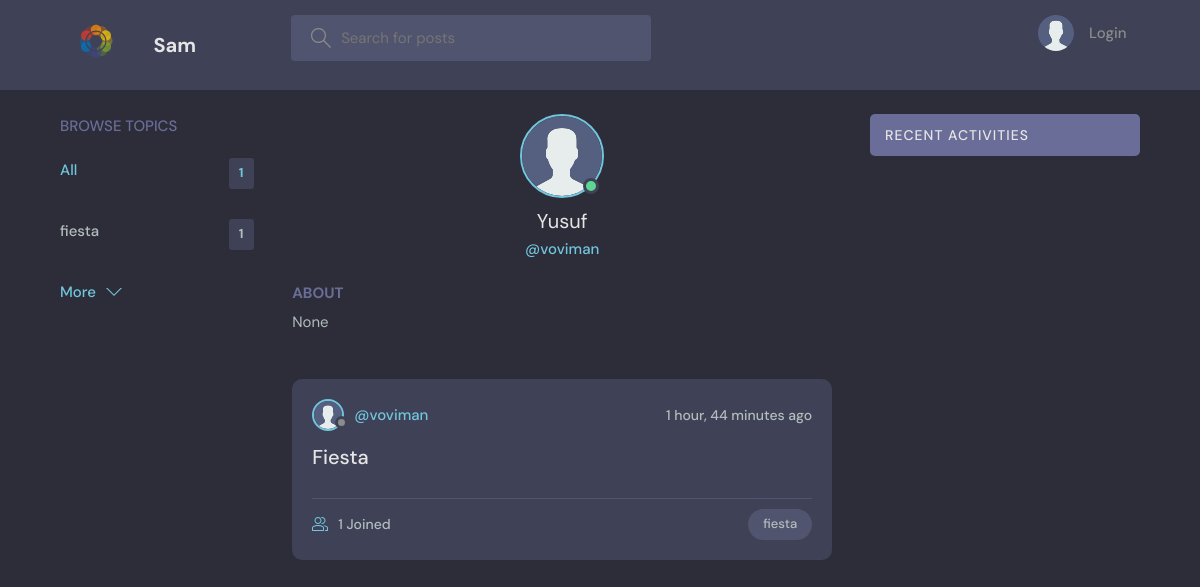
The app's page /profile/1/, older data.
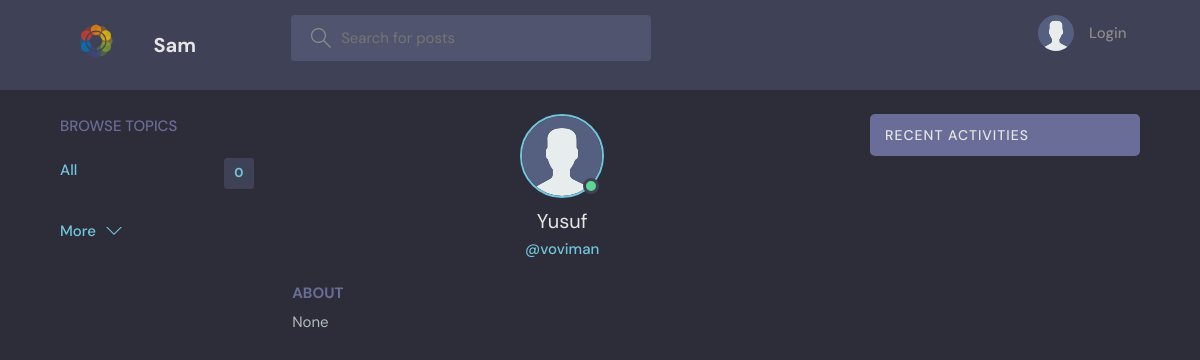
The same page, newer data.
### base/models.py (models this page shows, shortened)
class Topic(models.Model):
    name = models.CharField(max_length=200)

class User(AbstractUser):
    name = models.CharField(max_length=200, null=True)
    email = models.EmailField(unique=True, null=True)
    bio = models.TextField(null=True)
    avatar = models.ImageField(null=True, default="avatar.svg")
    USERNAME_FIELD = 'email'
    REQUIRED_FIELDS = ['username']

class Room(models.Model):
    host = models.ForeignKey(User, on_delete=models.SET_NULL, null=True)
    topic = models.ForeignKey(Topic, on_delete=models.SET_NULL, null=True)
    name = models.CharField(max_length=200)
    description = models.TextField(null=True, blank=True)
    participants = models.ManyToManyField(
        User, related_name='participants', blank=True)
    updated = models.DateTimeField(auto_now=True)
    created = models.DateTimeField(auto_now_add=True)
    class Meta:
        ordering = ['-updated', '-created']

### base/views.py (the view)
# urls.py: path('profile/<str:pk>/', views.userProfile, name="user-profile"),
def userProfile(request, pk):
    user = User.objects.get(id=pk)
    rooms = user.room_set.all()
    room_messages = user.message_set.all()
    topics = Topic.objects.all()
    context = {'user': user, 'rooms': rooms,
               'room_messages': room_messages, 'topics': topics}
    return render(request, 'base/profile.html', context)

### base/templates/base/profile.html (shortened to what this page needs)
{% extends 'main.html' %}
{% block content %}
<main class="profile-page layout layout--3">
  <div class="container">
    {% include 'base/topics_component.html' %}
    <div class="roomList">
      <div class="profile">
        <div class="profile__avatar">
          <div class="avatar avatar--large active">
            <img src="{{user.avatar.url}}" />
          </div>
        </div>
        <div class="profile__info">
          <h3>{{user.name}}</h3>
          <p>@{{user.username}}</p>
        </div>
        <div class="profile__about">
          <h3>About</h3>
          <p>
            {{user.bio}}
          </p>
        </div>
      </div>
      {% include 'base/feed_component.html' %}
    </div>
    {% include 'base/activity_component.html' %}
  </div>
</main>
{% endblock content %}

### templates/main.html (shortened to what this page needs)
<!DOCTYPE html>
{% load static %}
<html lang="en">
<head>
    <link rel="stylesheet" href="{% static 'styles/style.css' %}" />
</head>
<body>
    {% include 'navbar.html' %}
    {% block content %}
    {% endblock %}
</body>
</html>

### templates/navbar.html (shortened to what this page needs)
{% load static %}
<header class="header header--loggedIn">
    <div class="container">
        <a href="{% url 'home' %}" class="header__logo">
            <img class="logo" src="/static/images/logo.svg" />
            <h1>Sam</h1>
        </a>
        <form class="header__search" method="GET" action="{% url 'home' %}">
            <label>
                <input name="q" placeholder="Search for posts" />
            </label>
        </form>
        <nav class="header__menu">
            {% if request.user.is_authenticated %}
            <div class="header__user">
                <a href="{% url 'update-user' %}">
                    <div class="avatar avatar--medium active">
                        <img src="{{request.user.avatar.url}}" />
                    </div>
                    <p>{{request.user.username}} <span>@{{request.user.username}}</span></p>
                </a>
                <button class="dropdown-button">
                    <svg version="1.1" xmlns="http://www.w3.org/2000/svg" width="32" height="32" viewBox="0 0 32 32">
                        <title>chevron-down</title>
                        <path d="M16 21l-13-13h-3l16 16 16-16h-3l-13 13z"></path>
                    </svg>
                </button>
            </div>
            {% else %}
            <a href="{% url 'login' %}">
                <img src="{% static 'images/avatar.svg' %}" />
                <p>Login</p>
            </a>
            {% endif %}
        </nav>
    </div>
</header>

### base/templates/base/topics_component.html
<div class="topics">
    <div class="topics__header">
        <h2>Browse Topics</h2>
    </div>
    <ul class="topics__list">
        <li>
            <a href="{% url 'home' %}" class="active">All <span>{{topics.count}}</span></a>
        </li>
        {% for topic in topics %}
        <li>
            <a href="{% url 'home' %}?q={{topic.name}}">{{topic.name}}<span>{{topic.room_set.all.count}}</span></a>
        </li>
        {% endfor %}
    </ul>
    <a class="btn btn--link" href="{% url 'topics' %}">
        More
        <svg version="1.1" xmlns="http://www.w3.org/2000/svg" width="32" height="32" viewBox="0 0 32 32">
            <title>chevron-down</title>
            <path d="M16 21l-13-13h-3l16 16 16-16h-3l-13 13z"></path>
        </svg>
    </a>
</div>

### base/templates/base/feed_component.html (shortened to what this page needs)
{% for room in rooms %}
<div class="roomListRoom">
    <div class="roomListRoom__header">
        <a href="{% url 'user-profile' room.host.id %}" class="roomListRoom__author">
            <div class="avatar avatar--small">
                <img src="{{room.host.avatar.url}}" />
            </div>
            <span>@{{room.host.username}}</span>
        </a>
        <div class="roomListRoom__actions">
            <span>{{room.created|timesince}} ago</span>
        </div>
    </div>
    <div class="roomListRoom__content">
        <a href="{% url 'room' room.id %}">{{room.name}}</a>
    </div>
    <div class="roomListRoom__meta">
        <a href="{% url 'room' room.id %}" class="roomListRoom__joined">
            {{room.participants.all.count}} Joined
        </a>
        <p class="roomListRoom__topic">{{room.topic.name}}</p>
    </div>
</div>
{% endfor %}

### base/templates/base/activity_component.html (shortened to what this page needs)
<div class="activities">
    <div class="activities__header">
        <h2>Recent Activities</h2>
    </div>
</div>

Row changes from the older to the newer data that the page shows:
removed Topic: name "fiesta", room_set.all.count "1"
removed Room: host.avatar (placeholder picture), host.username "voviman", created "1 hour, 44 minutes", name "Fiesta", participants.all.count "1", topic.name "fiesta"
Text that changed along with them:
{{ topics.count }}: "1" → "0"
